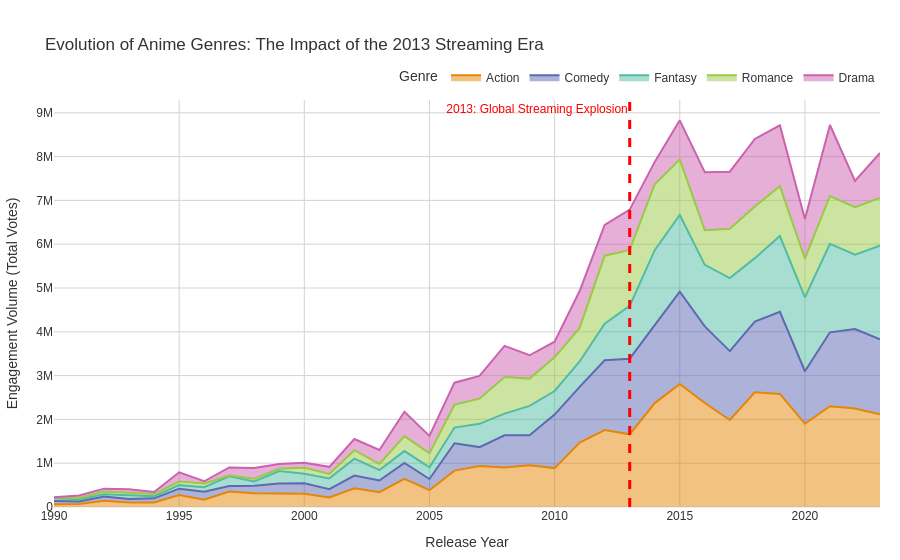

Notebook cell for this chart:
### Markdown cell above
## 7. The Evolution of Genres and the Rise of Streaming: A Temporal Analysis (1990-2024)

### Objective of the Analysis
This section explores the diachronic dimension of anime consumption, mapping the evolution of the popularity of macro-genres over the past few decades. The objective is twofold: to observe how the community's tastes have diversified and, above all, to measure the impact of digital accessibility on user engagement.

### Methodological Choice and "Streaming Tipping Point"
A *Stacked Area Chart* was chosen for this visualization. This choice allows for the simultaneous visualization of two data points:
1. **The total engagement volume** (the overall height of the area), which reflects the growth of the community.
2. **The relative share of individual genres**, identifying which narrative threads have driven growth.

We have visually marked the year **2013**, defined as the watershed between the **Pre-Streaming Era** (characterized by fragmented and often unofficial distribution) and the **Streaming Era** (characterized by simultaneous global distribution). 2013 represents a point of statistical singularity, coinciding with the global success of "gateway" works and the consolidation of SVOD (Subscription Video on Demand) platforms.

### Data Optimization
To maintain computational fluidity across 92 million rows, the calculation aggregates ratings by year of production and by genre, focusing on the five most representative genres to avoid visual clutter and preserve the legibility of the trend.

### Code cell
import pandas as pd
import plotly.express as px

colonna_anno = 'year' 

details_time = pd.read_parquet('../data/details_clean.parquet', engine='pyarrow', columns=['mal_id', 'genres', colonna_anno])
details_time.rename(columns={'mal_id': 'anime_id'}, inplace=True)

details_time[colonna_anno] = pd.to_numeric(details_time[colonna_anno], errors='coerce')
details_time = details_time[(details_time[colonna_anno] >= 1990) & (details_time[colonna_anno] <= 2023)].copy()

anime_vote_counts = user_ratings['anime_id'].value_counts().reset_index()
anime_vote_counts.columns = ['anime_id', 'votes']

time_genre_map = details_time.merge(anime_vote_counts, on='anime_id', how='inner')


time_genre_exploded = time_genre_map.explode('genres')

time_genre_exploded['genre_list'] = time_genre_exploded['genres'].astype(str).str.strip()

invalid_tags = ['', 'nan', 'None', 'Unknown']
time_genre_exploded = time_genre_exploded[
    time_genre_exploded['genre_list'].notna() & 
    ~time_genre_exploded['genre_list'].isin(invalid_tags)
]

top_5_genres = time_genre_exploded.groupby('genre_list')['votes'].sum().nlargest(5).index
filtered_genres = time_genre_exploded[time_genre_exploded['genre_list'].isin(top_5_genres)]

final_evolution = filtered_genres.groupby([colonna_anno, 'genre_list'])['votes'].sum().reset_index()

fig = px.area(
    final_evolution,
    x=colonna_anno,
    y='votes',
    color='genre_list',
    title='Evolution of Anime Genres: The Impact of the 2013 Streaming Era',
    labels={colonna_anno: 'Release Year', 'votes': 'Total Cumulative Votes', 'genre_list': 'Genre'},
    color_discrete_sequence=px.colors.qualitative.Vivid,
    category_orders={'genre_list': top_5_genres.tolist()} 
)

fig.add_vline(
    x=2013, 
    line_width=3, 
    line_dash="dash", 
    line_color="red",
    annotation_text=" 2013: Global Streaming Explosion", 
    annotation_position="top left",
    annotation_font_color="red"
)

fig.update_layout(
    template='plotly_white',
    hovermode='x unified',
    xaxis=dict(dtick=5, showgrid=True, gridwidth=1, gridcolor='LightGray'),
    yaxis=dict(title='Engagement Volume (Total Votes)', showgrid=True, gridwidth=1, gridcolor='LightGray'),
    font=dict(family="Arial, sans-serif", size=12, color="#333333"),
    legend=dict(orientation="h", yanchor="bottom", y=1.02, xanchor="right", x=1),
    margin=dict(l=50, r=20, t=100, b=50)
)

fig.show()

### Figure 1 — Plotly figure (JSON) as saved in the notebook; plotly's stock layout.template omitted (floating-point values rounded to 4 significant figures)
{"data": [{"fillpattern": {"shape": ""}, "hovertemplate": "Genre=Action<br>Release Year=%{x}<br>Total Cumulative Votes=%{y}<extra></extra>", "legendgroup": "Action", "line": {"color": "rgb(229, 134, 6)"}, "marker": {"symbol": "circle"}, "mode": "lines", "name": "Action", "orientation": "v", "showlegend": true, "stackgroup": "1", "type": "scatter", "x": [1990, 1991, 1992, 1993, 1994, 1995, 1996, 1997, 1998, 1999, 2000, 2001, 2002, 2003, 2004, 2005, 2006, 2007, 2008, 2009, 2010, 2011, 2012, 2013, 2014, 2015, 2016, 2017, 2018, 2019, 2020, 2021, 2022, 2023], "xaxis": "x", "y": [62202, 71125, 141164, 103969, 103384, 275836, 167274, 351780, 315572, 312408, 302372, 216553, 426234, 339099, 643138, 383769, 830901, 937539, 900409, 952888, 887833, 1471100, 1755354, 1658463, 2372591, 2808330, 2373061, 1986438, 2619456, 2580877, 1900976, 2300903, 2250140, 2116322], "yaxis": "y"}, {"fillpattern": {"shape": ""}, "hovertemplate": "Genre=Comedy<br>Release Year=%{x}<br>Total Cumulative Votes=%{y}<extra></extra>", "legendgroup": "Comedy", "line": {"color": "rgb(93, 105, 177)"}, "marker": {"symbol": "circle"}, "mode": "lines", "name": "Comedy", "orientation": "v", "showlegend": true, "stackgroup": "1", "type": "scatter", "x": [1990, 1991, 1992, 1993, 1994, 1995, 1996, 1997, 1998, 1999, 2000, 2001, 2002, 2003, 2004, 2005, 2006, 2007, 2008, 2009, 2010, 2011, 2012, 2013, 2014, 2015, 2016, 2017, 2018, 2019, 2020, 2021, 2022, 2023], "xaxis": "x", "y": [75893, 52594, 95970, 79119, 94350, 142319, 183207, 128400, 168739, 224911, 241506, 190775, 290046, 264741, 364505, 256005, 625439, 430348, 736500, 684382, 1220803, 1272669, 1594796, 1727513, 1780970, 2110110, 1749100, 1572911, 1611920, 1874124, 1198406, 1686998, 1812335, 1710358], "yaxis": "y"}, {"fillpattern": {"shape": ""}, "hovertemplate": "Genre=Fantasy<br>Release Year=%{x}<br>Total Cumulative Votes=%{y}<extra></extra>", "legendgroup": "Fantasy", "line": {"color": "rgb(82, 188, 163)"}, "marker": {"symbol": "circle"}, "mode": "lines", "name": "Fantasy", "orientation": "v", "showlegend": true, "stackgroup": "1", "type": "scatter", "x": [1990, 1991, 1992, 1993, 1994, 1995, 1996, 1997, 1998, 1999, 2000, 2001, 2002, 2003, 2004, 2005, 2006, 2007, 2008, 2009, 2010, 2011, 2012, 2013, 2014, 2015, 2016, 2017, 2018, 2019, 2020, 2021, 2022, 2023], "xaxis": "x", "y": [63074, 54348, 52484, 83905, 48649, 81100, 101108, 221748, 98301, 283296, 215559, 245378, 387446, 240406, 268884, 267225, 357023, 531482, 494783, 671928, 539321, 579534, 834541, 1206579, 1709809, 1748967, 1405679, 1666352, 1450281, 1731665, 1687681, 2022075, 1699456, 2140310], "yaxis": "y"}, {"fillpattern": {"shape": ""}, "hovertemplate": "Genre=Romance<br>Release Year=%{x}<br>Total Cumulative Votes=%{y}<extra></extra>", "legendgroup": "Romance", "line": {"color": "rgb(153, 201, 69)"}, "marker": {"symbol": "circle"}, "mode": "lines", "name": "Romance", "orientation": "v", "showlegend": true, "stackgroup": "1", "type": "scatter", "x": [1990, 1991, 1992, 1993, 1994, 1995, 1996, 1997, 1998, 1999, 2000, 2001, 2002, 2003, 2004, 2005, 2006, 2007, 2008, 2009, 2010, 2011, 2012, 2013, 2014, 2015, 2016, 2017, 2018, 2019, 2020, 2021, 2022, 2023], "xaxis": "x", "y": [13851, 29827, 66331, 62228, 49129, 82581, 84697, 15579, 63722, 51580, 135916, 103085, 193854, 139867, 342105, 316931, 521654, 573928, 835043, 622119, 769772, 765517, 1552255, 1276897, 1505365, 1262569, 792887, 1127160, 1179357, 1136657, 881206, 1090386, 1080811, 1088091], "yaxis": "y"}, {"fillpattern": {"shape": ""}, "hovertemplate": "Genre=Drama<br>Release Year=%{x}<br>Total Cumulative Votes=%{y}<extra></extra>", "legendgroup": "Drama", "line": {"color": "rgb(204, 97, 176)"}, "marker": {"symbol": "circle"}, "mode": "lines", "name": "Drama", "orientation": "v", "showlegend": true, "stackgroup": "1", "type": "scatter", "x": [1990, 1991, 1992, 1993, 1994, 1995, 1996, 1997, 1998, 1999, 2000, 2001, 2002, 2003, 2004, 2005, 2006, 2007, 2008, 2009, 2010, 2011, 2012, 2013, 2014, 2015, 2016, 2017, 2018, 2019, 2020, 2021, 2022, 2023], "xaxis": "x", "y": [9967, 53077, 63039, 78118, 46419, 211209, 51296, 186126, 241843, 108077, 115125, 160684, 253975, 317071, 557273, 399762, 503603, 521166, 711913, 533015, 357326, 842312, 704688, 918935, 510701, 897505, 1321694, 1303068, 1542723, 1392164, 904740, 1620574, 600786, 1028625], "yaxis": "y"}], "layout": {"annotations": [{"font": {"color": "red"}, "showarrow": false, "text": " 2013: Global Streaming Explosion", "x": 2013, "xanchor": "right", "xref": "x", "y": 1, "yanchor": "top", "yref": "y domain"}], "font": {"color": "#333333", "family": "Arial, sans-serif", "size": 12}, "hovermode": "x unified", "legend": {"orientation": "h", "title": {"text": "Genre"}, "tracegroupgap": 0, "x": 1, "xanchor": "right", "y": 1.02, "yanchor": "bottom"}, "margin": {"b": 50, "l": 50, "r": 20, "t": 100}, "shapes": [{"line": {"color": "red", "dash": "dash", "width": 3}, "type": "line", "x0": 2013, "x1": 2013, "xref": "x", "y0": 0, "y1": 1, "yref": "y domain"}], "title": {"text": "Evolution of Anime Genres: The Impact of the 2013 Streaming Era"}, "xaxis": {"anchor": "y", "domain": [0, 1], "dtick": 5, "gridcolor": "LightGray", "gridwidth": 1, "showgrid": true, "title": {"text": "Release Year"}}, "yaxis": {"anchor": "x", "domain": [0, 1], "gridcolor": "LightGray", "gridwidth": 1, "showgrid": true, "title": {"text": "Engagement Volume (Total Votes)"}}}}
